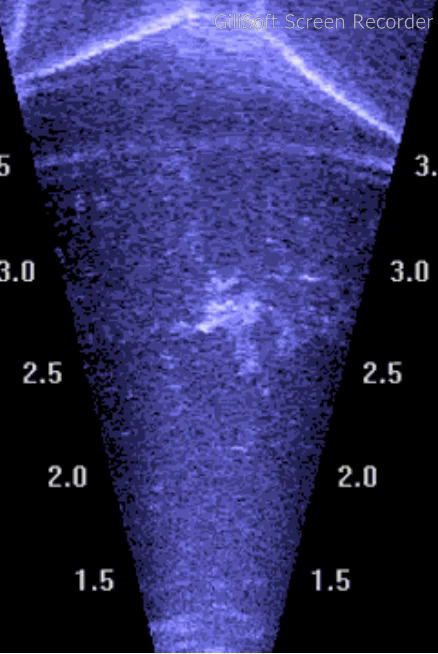
#> input picture sample.png, 438 x 654 px
$ python clstr2.py
#> lines starting #> are read from the running program, lines starting #| are printed output that depends on the picture; after the words box and inside, x2 and y2 are one past the last pixel; in counts of white or black regions, pixels touching at a corner belong together
from typing import Tuple, Optional
import cv2
import numpy as np
from numpy.typing import NDArray
from skimage.morphology import disk, erosion

def KMeans( X: NDArray,
		    n_clusters: int,
			centeroid_distance_lambda: float,
			min_dist: float,
			tol: float = 1e-4,
			max_iter: int = 100,
			n_iter: int = 10) -> Tuple[ NDArray, NDArray]:
	"""KMeans Clustering Algorithm with Minimum Centeroid Distance Constraint

	Args:
		X: Training instances to cluster of shape (n_samples, n_features).
		n_clusters: The number of clusters to form as well as the number of centroids to generate.
		centeroid_distance_lambda: The regularization parameter for the minimum distance constraint.
		min_dist: The minimum distance between centroids.
		tol: Tolerance for early stopping.
		max_iter: Maximum number of iterations for a single run.
		n_iter: Number of times the k-means algorithm will be run with different centroid seeds.

	Returns:
		A tuple containing:
			- The cluster centeroids.
			- The labels of each data point.
	"""

	n, _ = X.shape

	# Initialize best inertia and centroids
	best_inertia = float( "inf")
	best_centeroids = None
	best_labels = None

	# Run K-Means multiple times with different initializations
	for _ in range( n_iter):

		# Initialize centroids randomly
		np.random.seed()

		centeroids = X[ np.random.choice( n, n_clusters, replace=False)].astype( float)

		for _ in range( max_iter):
			new_centeroids = centeroids.copy()

			# Assign data points to the nearest centroid
			distances = np.linalg.norm( X[ :, np.newaxis] - centeroids, axis=2)
			labels = np.argmin( distances, axis=1)

			# Update centroids with regularization
			for i in range( n_clusters):

				# Calculate the mean of points assigned to this cluster
				if len( X[ labels == i]) > 0:
					mean_point = np.mean( X[ labels == i], axis=0) - centeroids[ i]
				else:
					mean_point = np.zeros_like( centeroids[ i])

				# Calculate the regularization term
				co_dist = np.array( [ np.linalg.norm( centeroids[ i] - centeroids[ j]) for j in range( n_clusters)])
				regularization_term = centeroid_distance_lambda * ( ( centeroids[ i] - centeroids[ co_dist < min_dist]) * 0.5).sum( axis=0)

				new_centeroids[ i] += mean_point + regularization_term

			# Check for convergence
			if np.linalg.norm( new_centeroids - centeroids) < tol:
				break

			centeroids = new_centeroids

		# Calculate inertia
		distances = np.linalg.norm( X[ :, np.newaxis] - centeroids, axis=2)
		inertia = np.sum( np.min( distances, axis=1) ** 2)

		# Update best solution if current inertia is lower
		if inertia < best_inertia:
			best_inertia = inertia
			best_centeroids = centeroids
			best_labels = labels

	return best_centeroids, best_labels

def clustering( image_path: str,
			    mask_polygon: NDArray,
				blur_kernel_size: Tuple[ int, int] = ( 5, 5),
				blur_sigmaX: float = 2.0,
				blur_sigmaY: float = 2.0,
				threshold: float = 0.5,
				erosion_disk_radius: int = 4,
				kmeans_n_clusters: int = 10,
				kmeans_centeroid_distance_lambda: float = 0.5,
				kmeans_min_dist: float = 10,
				kmeans_tol: float = 1e-4,
				kmeans_max_iter: int = 100,
				kmeans_n_iter: int = 10) -> Optional[ NDArray]:
	"""Performs image processing and clustering on a given image

	Args:
		image_path: Path to the input image.
		mask_polygon: Polygon defining the region of interest.
		blur_kernel_size: Kernel size for Gaussian blurring.
		blur_sigmaX: Standard deviation in x direction for Gaussian blurring.
		blur_sigmaY: Standard deviation in y direction for Gaussian blurring.
		threshold: Threshold for binary image conversion.
		erosion_disk_radius: Radius of the disk structuring element for erosion.
		kmeans_n_clusters: Number of clusters for K-Means.
		kmeans_centeroid_distance_lambda: Regularization parameter for minimum distance constraint.
		kmeans_min_dist: Minimum distance between centroids.
		kmeans_tol: Tolerance for early stopping in K-Means.
		kmeans_max_iter: Maximum iterations for K-Means.
		kmeans_n_iter: Number of times to run K-Means with different initializations.

	Returns:
        Cluster centers as a NumPy array, or None if no bright pixels are found.
	"""

	# Read the image
	image = cv2.imread( image_path)

	# Convert to grayscale
	gray_image = cv2.cvtColor( image, cv2.COLOR_BGR2GRAY)

	# Create a mask using the polygon
	mask = cv2.fillPoly( img=np.zeros_like( gray_image),
					     pts=[ mask_polygon],
						 color=255)

	# Apply the mask to the grayscale image
	masked_image = cv2.bitwise_and( gray_image, mask)

	# Blur the masked image
	blurred_image = cv2.GaussianBlur( src=masked_image,
								  	  ksize=blur_kernel_size,
									  sigmaX=blur_sigmaX,
									  sigmaY=blur_sigmaY)

	# Threshold the blurred image to obtain a binary image
	_, binary_image = cv2.threshold( src=blurred_image,
								 	 thresh=threshold * 255,
									 maxval=255,
									 type=cv2.THRESH_BINARY)

	# Erode the binary image to remove small noise
	footprint = disk( radius=erosion_disk_radius)
	eroded_frame = erosion( image=binary_image,
							footprint=footprint)

	# Extract bright pixel coordinates
	bright_pixels = np.column_stack( np.where( eroded_frame > 0))

	# If no bright pixels are found, return None
	if len( bright_pixels) < 1:
		return None

	# Perform K-Means clustering on the bright pixels
	clusters, labels = KMeans( X=bright_pixels,
						   	   n_clusters=kmeans_n_clusters,
						   	   centeroid_distance_lambda=kmeans_centeroid_distance_lambda,
							   min_dist=kmeans_min_dist,
							   tol=kmeans_tol,
							   max_iter=kmeans_max_iter,
							   n_iter=kmeans_n_iter)

	# Convert cluster centers to integer coordinates
	cluster_centers = clusters.astype( int)

	return np.array( cluster_centers)

if __name__ == "__main__":

	image = cv2.imread( "sample.png")
#> image is the input picture: shape (654, 438, 3); mean B, G, R 95.5, 46.6, 47.3

	height, width, _ = image.shape
#> height = 654; width = 438

	polygon = np.array( [
		[ width * 0.33, height],	# Bottom-left
		[ width * 0.66, height],	# Botton-Right
		[ width, 0],				# Top-Right
		[ 0, 0],					# Top-Left
	], np.int32)

	clusters = clustering( image_path="sample.png",
					       mask_polygon=polygon,
						   blur_kernel_size=( 5, 5),
						   blur_sigmaX=2.0,
						   blur_sigmaY=2.0,
						   threshold=0.5,
						   erosion_disk_radius=4,
						   kmeans_n_clusters=10,
						   kmeans_centeroid_distance_lambda=0.5,
						   kmeans_min_dist=10,
						   kmeans_tol=1e-4,
						   kmeans_max_iter=100,
						   kmeans_n_iter=10)
#> in clustering, `gray_image = cv2.cvtColor( image, cv2.COLOR_BGR2GRAY)`:
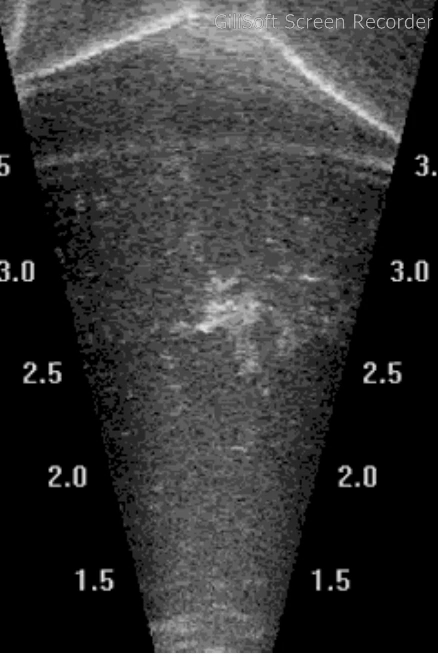
#> gray_image: shape (654, 438); min 0, max 255, mean 52.4
#> in clustering, `masked_image = cv2.bitwise_and( gray_image, mask)`:
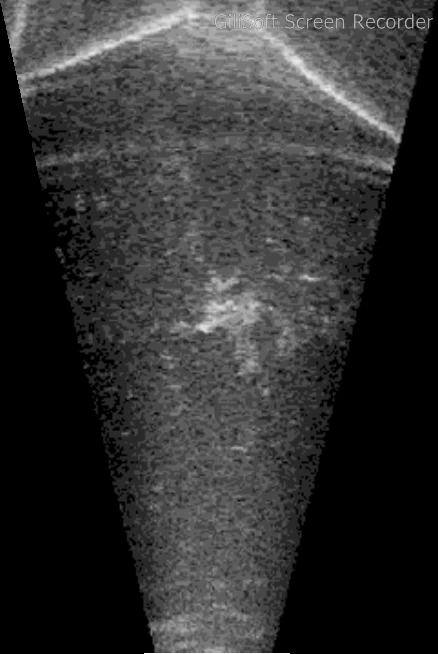
#> masked_image: shape (654, 438); min 0, max 255, mean 50.1
#> in clustering, `_, binary_image = cv2.threshold( src=blurred_image, thresh=threshold *..`:
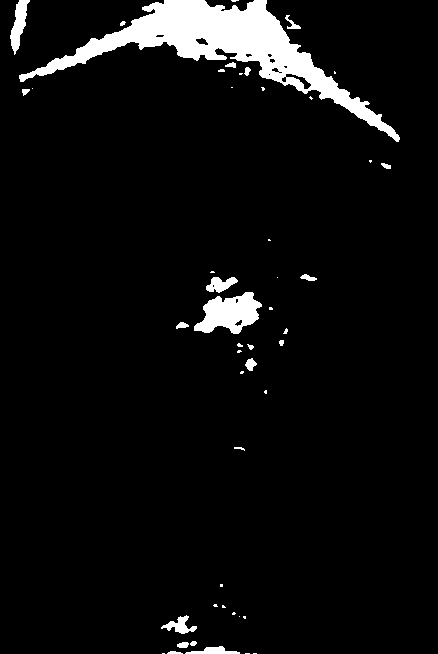
#> binary_image: shape (654, 438); 5.5% white; 48 white regions (27 under 20 px), largest, box (x1, y1, x2, y2) and area: (19, 0, 400, 142) 11731, (194, 292, 262, 334) 1737, (10, 0, 30, 55) 530
#> in clustering, `eroded_frame = erosion( image=binary_image, footprint=footprint)`:
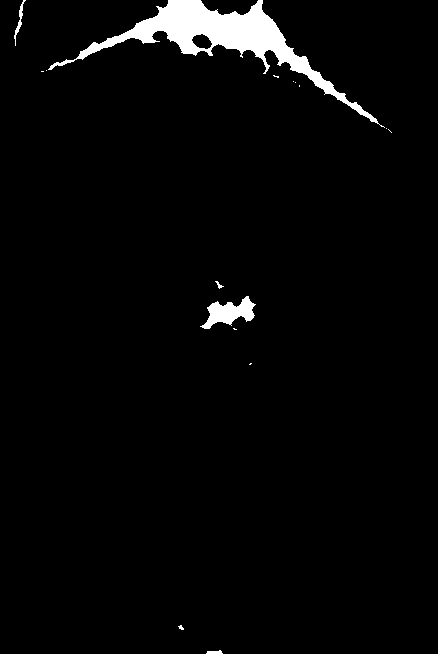
#> eroded_frame: shape (654, 438); 2.9% white; 16 white regions (11 under 20 px), largest, box (x1, y1, x2, y2) and area: (48, 0, 385, 128) 7092, (200, 296, 256, 329) 895, (14, 0, 26, 46) 118, (206, 650, 223, 654) 49, (215, 281, 224, 289) 26
#> in clustering, `bright_pixels = np.column_stack( np.where( eroded_frame > 0))`: bright_pixels = 8229 pairs, first value 0 to 653, second value 14 to 391
#> the loop in KMeans, `for _ in range( n_iter):` made 10 passes
#> (inertia, best_inertia) on passes 1 to 2: (2727242.4, 2727242.4), (2407289.5, 2407289.5)
#> inertia on passes 3 to 8: 9141122, 9301242.5, 9107311.6, 9129092.8, 2571464, 9129074.3
#> after the loop in KMeans, `for _ in range( n_iter):`: best_centeroids = [[645.3, 205.2], [32.05, 258.9], [20.43, 18.97], [62.57, 294.5], [28.82, 145.3], [311.8, 228.8], [29.86, 222.4], [99.27, 344.5], [22.7, 184.4], [50.75, 88.83]]; best_inertia = 2407289.5; best_labels = 8229 values, max 9 at index 3867, min 0 at index 8162, mean 4.97
#> in clustering, `clusters, labels = KMeans( X=bright_pixels, n_clusters=kmeans_n_cluste..`: clusters has the same summary as best_centeroids in KMeans; labels has the same summary as best_labels in KMeans
#> in clustering, `cluster_centers = clusters.astype( int)`: cluster_centers = [[645, 205], [32, 258], [20, 18], [62, 294], [28, 145], [311, 228], [29, 222], [99, 344], [22, 184], [50, 88]]
#> clusters has the same summary as cluster_centers in clustering

	for c in clusters:
		print( f"[x:{ c[ 1]}\ty:{ c[ 0]}]")
#> this loop made 10 passes
#| [x:205	y:645]
#| [x:258	y:32]
#| [x:18	y:20]
#| [x:294	y:62]
#| [x:145	y:28]
#| [x:228	y:311]
#| [x:222	y:29]
#| [x:344	y:99]
#> (further printed lines are left out)
